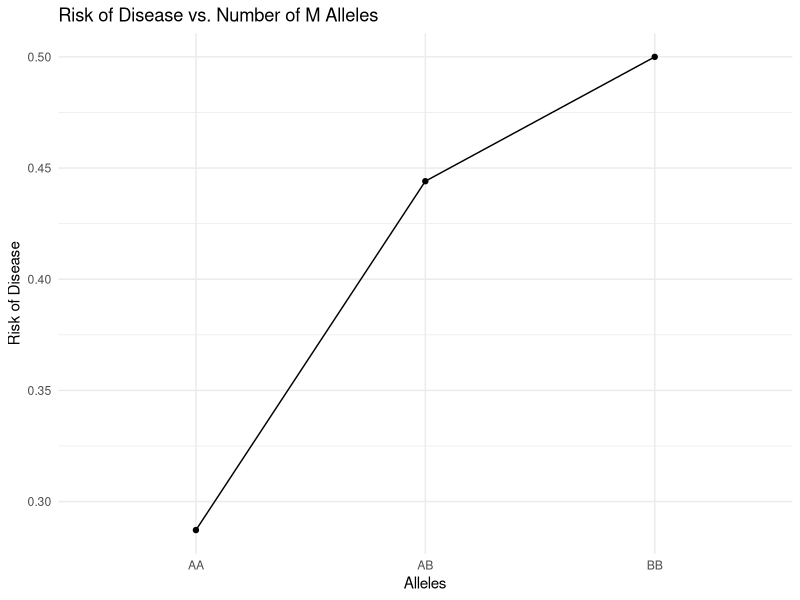
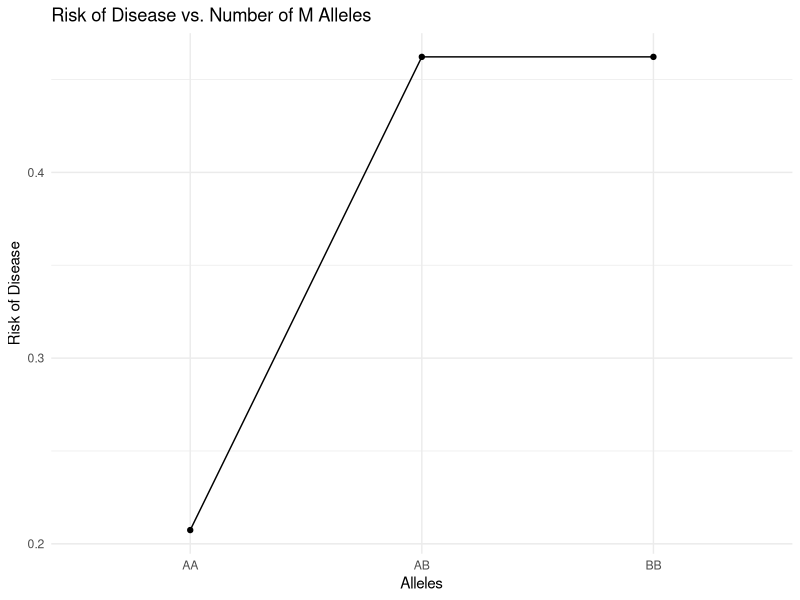
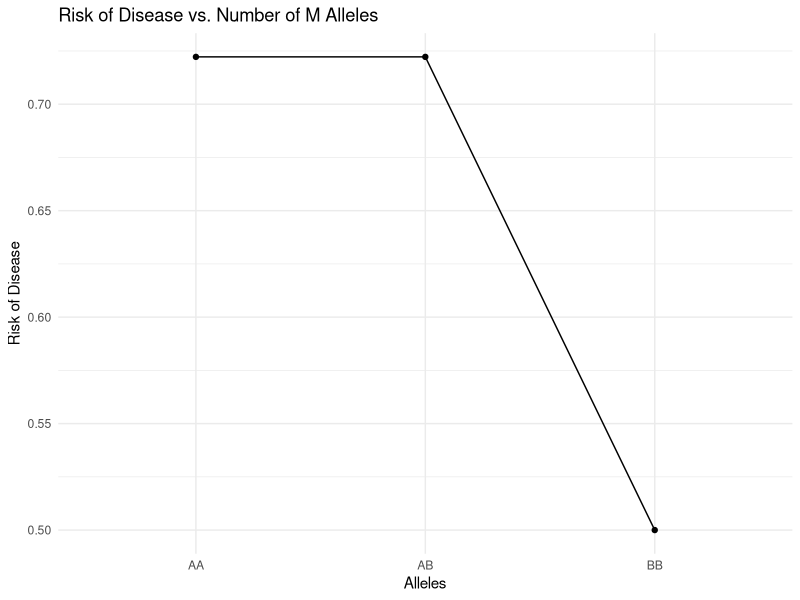

Write the R code that produced these figures, in order.
## ---- chunk 1
library(ggplot2)
## ---- chunk 2
df <- matrix(c(112,278,150,206,348	,150),byrow=TRUE,ncol=3)
colnames(df) <- c("AA","Aa","aa")
rownames(df) <- c("Cases","Controls")
df

alleles<-cbind(2*df[,1]+df[,2],2*df[,3]+df[,2])
colnames(alleles) <- c("A","a")
fisher.test(alleles)
## ---- chunk 3
#Codominant
codominant <- matrix(c(112,278,150,206,348,150),byrow=TRUE,ncol=3)
colnames(codominant) <- c("AA","AB","BB")
rownames(codominant) <- c("Cases","Controls")
codominant

results<-chisq.test(codominant)
results
results$expected
fisher.test(codominant)

#Dominant
dominant <- cbind(codominant[,1],codominant[,2]+codominant[,3])
colnames(dominant) <- c("AA","AB or BB")
rownames(dominant) <- c("Cases","Control")
dominant
results<-chisq.test(dominant)
results
results<-chisq.test(codominant, correct = FALSE)
results

#Recessive
recessive <- cbind(codominant[,1]+codominant[,2],codominant[,3])
colnames(recessive) <- c("AA or AB","BB")
rownames(recessive) <- c("Cases","Control")
recessive
results<-chisq.test(recessive)
results
fisher.test(recessive)
## ---- chunk 4
#Codominant
m_alleles <- c("AA", "AB", "BB")
risk_of_disease <- c(codominant[1,1]/(codominant[1,1]+codominant[1,2]), codominant[1,2]/(codominant[1,2]+codominant[2,2]), codominant[1,3]/(codominant[1,3]+codominant[2,3]))

data <- data.frame(m_alleles, risk_of_disease)

ggplot(data, aes(x = m_alleles, y = risk_of_disease,group = c(1,1,1))) +
  geom_point() + geom_line() +
  labs(x = "Alleles", y = "Risk of Disease") +
  ggtitle("Risk of Disease vs. Number of M Alleles") +
  theme_minimal()


#Dominant
m_alleles <- c("AA", "AB", "BB")
risk_of_disease <- c(dominant[1,1]/(dominant[1,1]+dominant[1,2]), dominant[1,2]/(dominant[1,2]+dominant[2,2]), dominant[1,2]/(dominant[1,2]+dominant[2,2]))

data <- data.frame(m_alleles, risk_of_disease)

ggplot(data, aes(x = m_alleles, y = risk_of_disease,group = c(1,1,1))) +
  geom_point() +
  geom_line() +
  labs(x = "Alleles", y = "Risk of Disease") +
  ggtitle("Risk of Disease vs. Number of M Alleles") +
  theme_minimal()

#Recessive
m_alleles <- as.factor(c("AA", "AB", "BB"))
risk_of_disease <- c(recessive[1,1]/(recessive[1,1]+recessive[1,2]), recessive[1,1]/(recessive[1,1]+recessive[1,2]), recessive[1,2]/(recessive[1,2]+recessive[2,2]))

data <- data.frame(m_alleles, risk_of_disease)

ggplot(data, aes(x = m_alleles, y = risk_of_disease,group = c(1,1,1))) +
  geom_point() +
  geom_line() + 
  labs(x = "Alleles", y = "Risk of Disease") +
  ggtitle("Risk of Disease vs. Number of M Alleles") +
  theme_minimal()
## ---- chunk 5
n <- sum(df)

cas <- rep(c(0,1,2), df[1,])
con <- rep(c(0,1,2), df[2,])

y <- c(rep(1,sum(df[1,])),rep(0,sum(df[2,])))
x <- c(cas,con)

r <- cor(x,y)
A <- n*(r^2)

pval <- pchisq(A,df=1,lower.tail = FALSE)
pval
